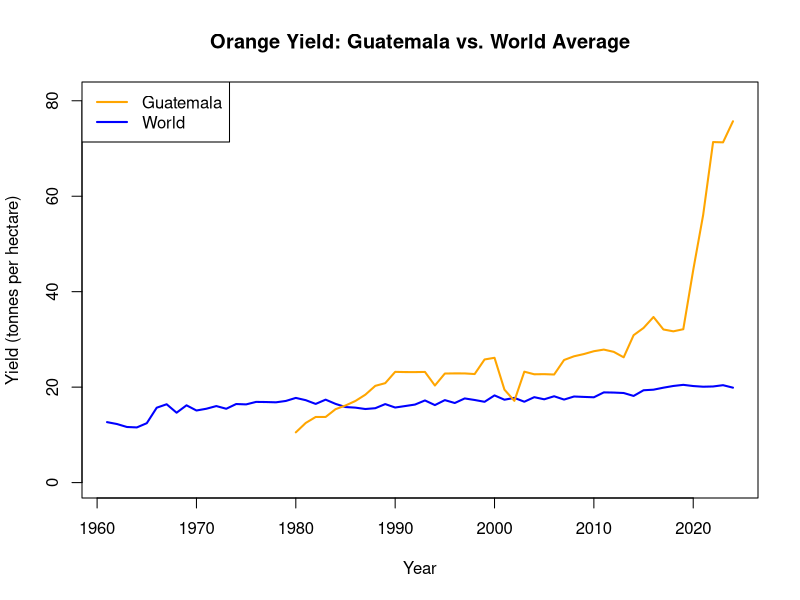

Reproduce this figure in R.
## ---- chunk 1
#| echo: false
orange <- read.csv(file='orange-yields.csv', sep=',', dec='.')
summary(orange)
## ---- chunk 2
#| echo: false
library(dplyr)
orange_countries <- orange %>%
  filter(!is.na(Code) & nchar(Code) == 3) # Keep only countries with a 3-character ISO code

# Calculate mean yields by country
country_means <- orange_countries %>%
  group_by(Entity) %>%
  summarise(
    Rendement_Moyen = mean(Oranges...Yield..tonnes.per.hectare., na.rm = TRUE)
  ) %>%
  rename(Pays = Entity)

# Extract top 3 highest and bottom 3 lowest average yields
top_3 <- country_means %>%
  arrange(desc(Rendement_Moyen)) %>%
  head(3)

bottom_3 <- country_means %>%
  arrange(Rendement_Moyen) %>%
  head(3)


cat("=============================================\n")
cat("  TOP 3 COUNTRIES WITH HIGHEST YIELDS  \n")
cat("=============================================\n")
print(top_3)

cat("\n=============================================\n")
cat("  TOP 3 COUNTRIES WITH LOWEST YIELDS \n")
cat("=============================================\n")
print(bottom_3)
## ---- chunk 3
#| echo: false
guatemala <- subset(orange, Entity == "Guatemala")
world <- subset(orange, Entity == "World")

plot(
  world$Year, world$Oranges...Yield..tonnes.per.hectare.,
  type = "l", col = "blue", lwd = 2,
  ylim = c(0, max(guatemala$Oranges...Yield..tonnes.per.hectare., na.rm = TRUE) + 5),
  xlab = "Year", ylab = "Yield (tonnes per hectare)",
  main = "Orange Yield: Guatemala vs. World Average"
)

lines(
  guatemala$Year, guatemala$Oranges...Yield..tonnes.per.hectare.,
  col = "orange", lwd = 2
)

legend(
  "topleft",
  legend = c("Guatemala", "World"),
  col = c("orange", "blue"),
  lwd = 2
)
## ---- chunk 4
#| echo: false
Orange_data <- read.csv("orange-yields.csv")
France_data <- Orange_data[Orange_data$Entity=="France",]
